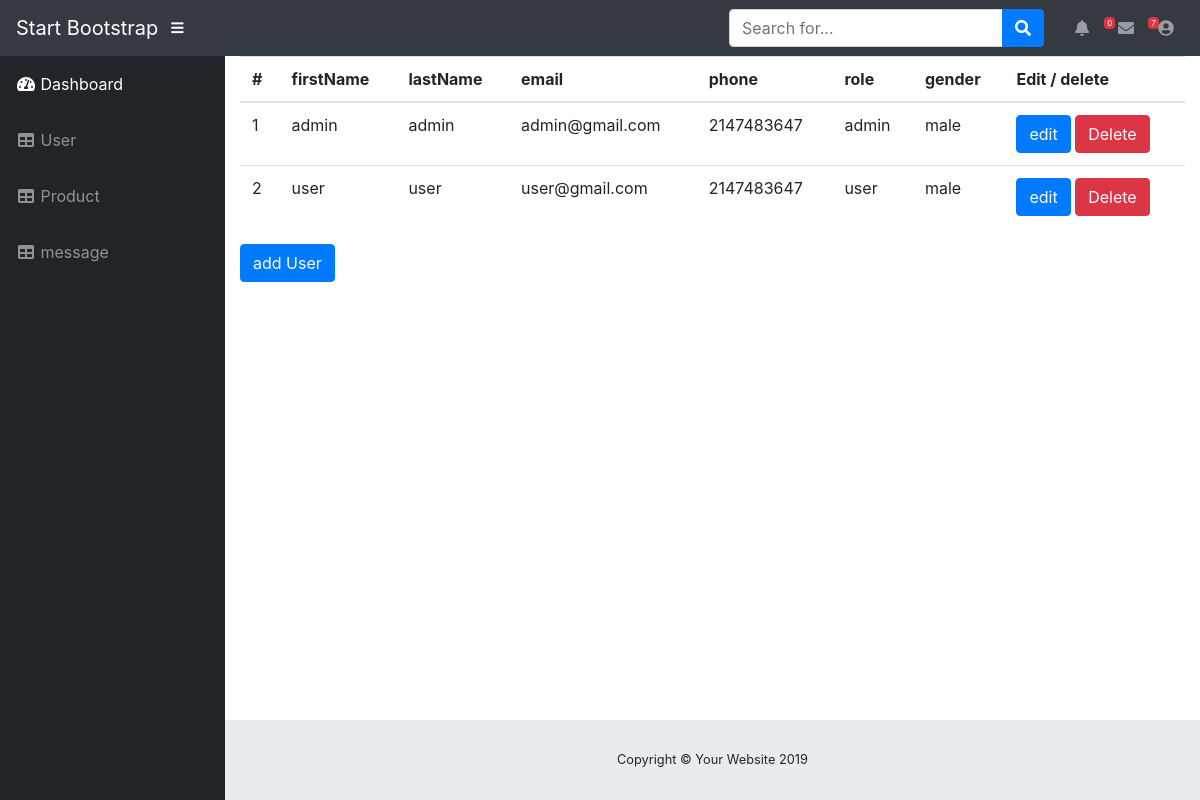
The page /user.php (signed in) on the database its author committed.
### tables this page shows
CREATE TABLE `user` (
  `id` int(11) NOT NULL,
  `firstName` varchar(50) NOT NULL,
  `lastName` varchar(50) NOT NULL,
  `email` varchar(50) NOT NULL,
  `password` varchar(500) NOT NULL,
  `confirmPassword` varchar(500) NOT NULL,
  `phone` int(20) NOT NULL,
  `role` enum('user','admin') NOT NULL,
  `gender` enum('male','female') NOT NULL
);

### user.php (the view, shortened to what this page needs)
<?php
require "style/nav.php";
require "style/sidebar.php";
require "connect.php";
?>
<div class="container-fluid page-body-wrapper full-page-wrapper ">
    <table class="table w-100   ">
        <thead>
            <tr>
                <th scope="col">#</th>
                <th scope="col">firstName</th>
                <th scope="col">lastName</th>
                <th scope="col">email</th>
                <th scope="col">phone</th>
                <th scope="col">role</th>
                <th scope="col">gender</th>
                <th scope="col"> Edit / delete </th>
            </tr>
        </thead>
        <tbody>
            <?php
            $query = "SELECT * FROM `user`";
            $result = mysqli_query($connect, $query);
            $user = mysqli_fetch_all($result, MYSQLI_ASSOC);
            foreach ($user as $key => $value) {
                $id = $value["id"];
            ?>
            <tr>
                <td scope="col"><?php echo ++$key  ?></td>
                <td scope="col"><?php echo $value["firstName"] ?></td>
                <td scope="col"><?php echo $value["lastName"] ?></td>
                <td scope="col"><?php echo $value["email"] ?></td>
                <td scope="col"><?php echo $value["phone"] ?></td>
                <td scope="col"><?php echo $value["role"] ?></td>
                <td scope="col"><?php echo $value["gender"] ?></td>
                <td>
                    <a href="edit.php?id=<?php echo $id ?>" class="btn btn-primary">edit</a>
                    <?php require "model_user.php"   ?>
                </td>
            </tr>
            <?php } ?>
        </tbody>
    </table>
    <a href="newUser.php" class="btn btn-primary justify-content-center">add User</a>
</div>
<?php
require "style/footer.php";
?>

### style/nav.php (shortened to what this page needs)
<?php
require "connect.php"
?>
<DOCTYPE html>
    <html lang="en">
    <head>
        <link href="vendor/fontawesome-free/css/all.min.css" rel="stylesheet" type="text/css">
        <link href="vendor/datatables/dataTables.bootstrap4.css" rel="stylesheet">
        <link href="css/sb-admin.css" rel="stylesheet">
    </head>
    <body id="page-top">
        <nav class="navbar navbar-expand navbar-dark bg-dark static-top">
            <a class="navbar-brand mr-1" href="index.php">Start Bootstrap</a>
            <button class="btn btn-link btn-sm text-white order-1 order-sm-0" id="sidebarToggle" href="#">
                <i class="fas fa-bars"></i>
            </button>
            <form class="d-none d-md-inline-block form-inline ml-auto mr-0 mr-md-3 my-2 my-md-0">
                <div class="input-group">
                    <input type="text" class="form-control" placeholder="Search for..." aria-label="Search"
                        aria-describedby="basic-addon2">
                    <div class="input-group-append">
                        <button class="btn btn-primary" type="button">
                            <i class="fas fa-search"></i>
                        </button>
                    </div>
                </div>
            </form>
            <ul class="navbar-nav ml-auto ml-md-0">
                <li class="nav-item dropdown no-arrow mx-1">
                    <a class="nav-link dropdown-toggle" href="#" id="alertsDropdown" role="button"
                        data-toggle="dropdown" aria-haspopup="true" aria-expanded="false">
                        <i class="fas fa-bell fa-fw"></i>
                        <?php
                        $num_ms=$connect->query("SELECT status FROM message WHERE status = '0' ")->num_rows;
                        ?>
                        <span class="badge badge-danger _num "><?php echo $num_ms ?></span>
                    </a>
                </li>
                <li class="nav-item dropdown no-arrow mx-1">
                    <a class="nav-link dropdown-toggle" href="#" id="messagesDropdown" role="button"
                        data-toggle="dropdown" aria-haspopup="true" aria-expanded="false">
                        <i class="fas fa-envelope fa-fw"></i>
                        <span class="badge badge-danger">7</span>
                    </a>
                </li>
                <li class="nav-item dropdown no-arrow">
                    <a class="nav-link dropdown-toggle" href="#" id="userDropdown" role="button" data-toggle="dropdown"
                        aria-haspopup="true" aria-expanded="false">
                        <i class="fas fa-user-circle fa-fw"></i>
                    </a>
                </li>
            </ul>
        </nav>

### style/sidebar.php
<div id="wrapper">
    <ul class="sidebar navbar-nav">
        <li class="nav-item active">
            <a class="nav-link" href="index.php">
                <i class="fas fa-fw fa-tachometer-alt"></i>
                <span>Dashboard</span>
            </a>
        </li>
        <li class="nav-item">
            <a class="nav-link" href="user.php">
                <i class="fas fa-fw fa-table"></i>
                <span>User</span></a>
        </li>
        <li class="nav-item">
            <a class="nav-link" href="product.php">
                <i class="fas fa-fw fa-table"></i>
                <span>Product</span></a>
        </li>
        <li class="nav-item">
            <a class="nav-link" href="message.php">
                <i class="fas fa-fw fa-table"></i>
                <span>message</span></a>
        </li>
    </ul>

### model_user.php (shortened to what this page needs)
<button type="button" class="btn btn-danger" data-toggle="modal" data-target="#exampleModal<?php $value["id"]?>">
    Delete
</button>

### style/footer.php (shortened to what this page needs)
<footer class="sticky-footer">
    <div class="container my-auto">
        <div class="copyright text-center my-auto">
            <span>Copyright © Your Website 2019</span>
        </div>
    </div>
</footer>
</div>
</body>
</html>

### rows shown on the page
user: firstName "admin", lastName "admin", email "admin@gmail.com", phone "2147483647", role "admin", gender "male"
user: firstName "user", lastName "user", email "user@gmail.com", phone "2147483647", role "user", gender "male"

### other values the page prints
$num_ms "0"
